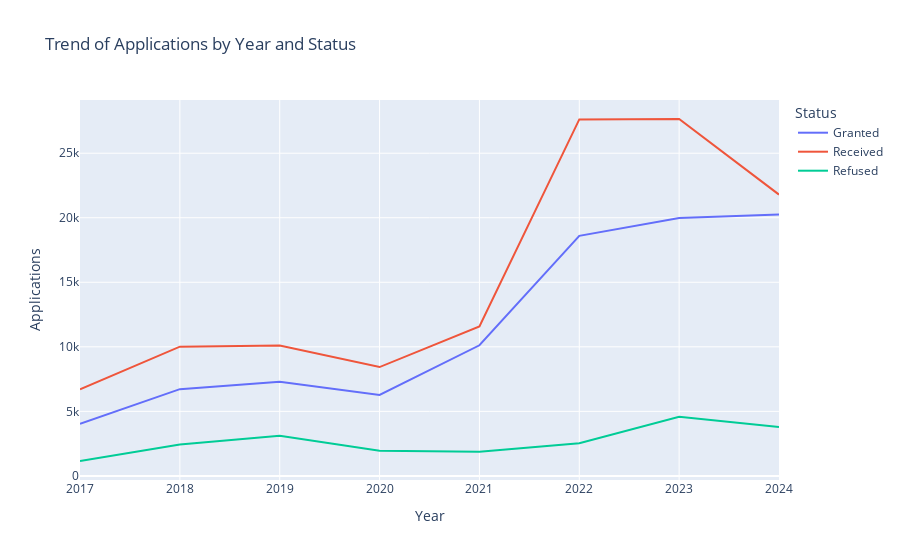
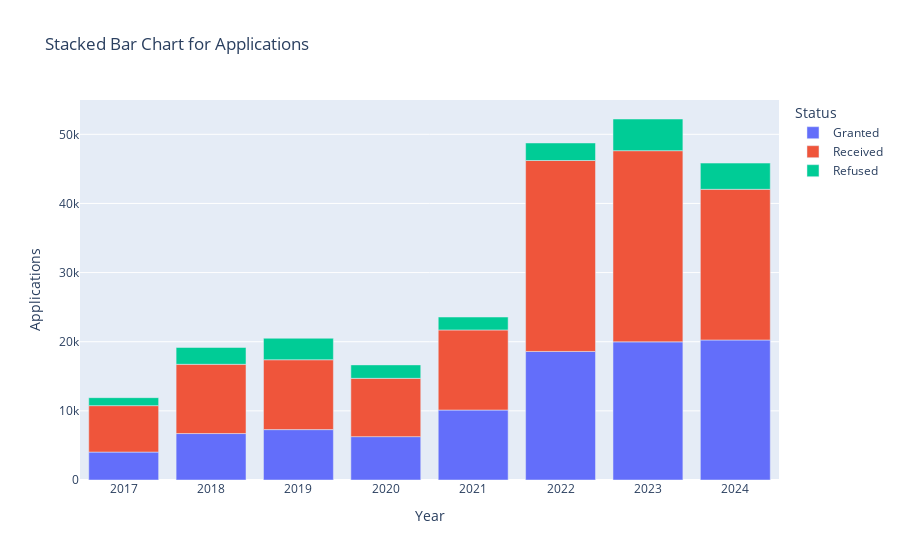
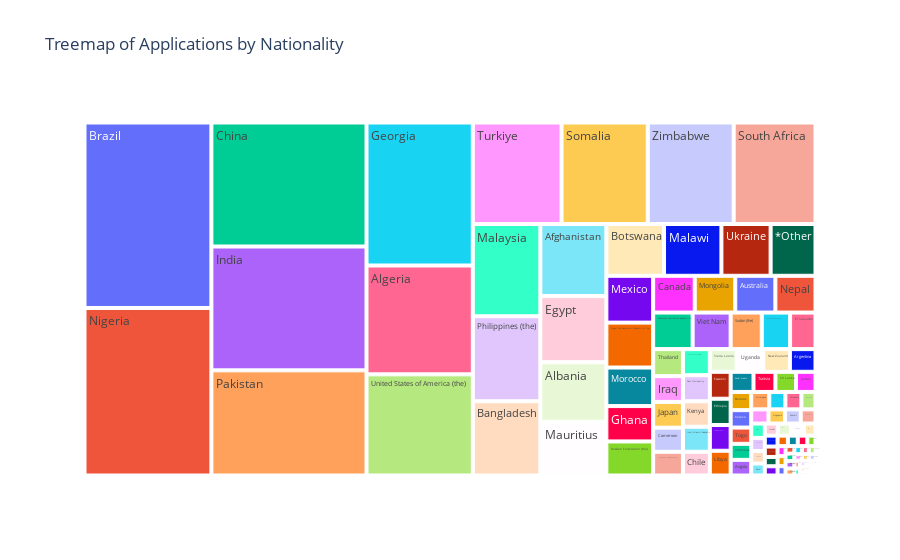
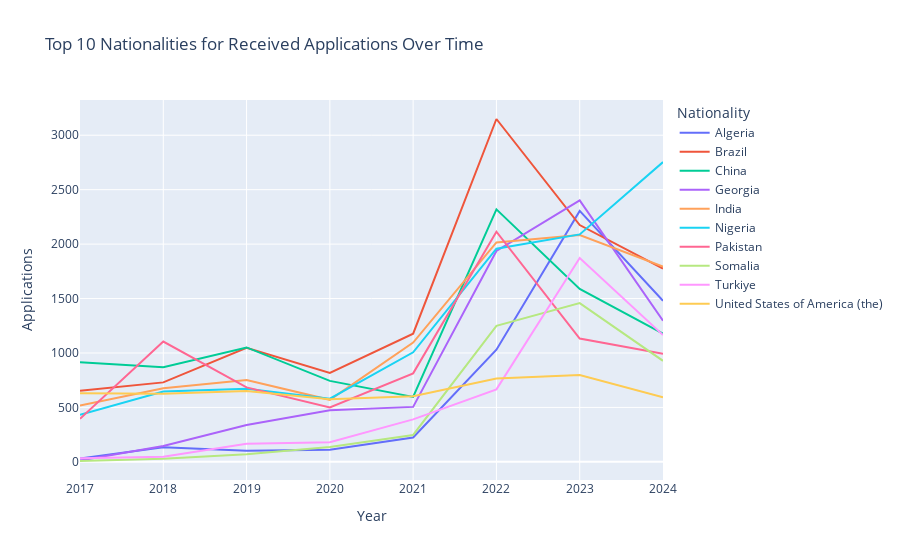

Notebook cell for these charts, in order:
### Code cell
### Project: Analysis of Domestic Residence and Permissions Data

# Developed by: Christiano Ferreira

# Introduction
from IPython.display import Image, display

# Display the image for context
img_url = "https://www.armaxgroup.com.ua/wp-content/uploads/2023/04/ireland-long-stay-visa.jpeg"
display(Image(url=img_url, width=600))

"""This analysis explores a dataset focused on Domestic Residence & Permissions applications and decisions in Ireland. The data spans the years 2017 to 2024, providing valuable insights into the trends and patterns of these applications across different nationalities.

The dataset likely includes details such as the number of applications received, their status (e.g., granted, refused), and potentially other relevant information categorized by nationality. It's important to note that this dataset represents a snapshot at a specific point in time and is subject to future revisions. Additionally, values between 1 and 3 are suppressed for statistical non-disclosure reasons, impacting the completeness of the data.

This analysis aims to:

- **Investigate trends:** Analyze the evolution of application volumes and decision outcomes across the years 2017-2024.
- **Examine nationality variations:** Identify patterns and disparities in application rates and outcomes across different nationalities.
- **Gain insights:** Uncover potential factors influencing application decisions and inform a deeper understanding of the domestic residence and permissions landscape in Ireland.

By exploring this dataset, we aim to contribute to a better understanding of the dynamics surrounding domestic residence and permissions applications in Ireland."""

# Summary of Libraries
"""The following libraries are used in this project:
- **Pandas**: For efficient data manipulation and analysis.
- **Plotly**: To create rich, interactive visualizations.
- **Pycountry Convert**: For converting country names to continents.
- **NumPy**: For numerical operations and data handling.
"""

# Importing Required Libraries
import pandas as pd
import plotly.express as px
import plotly.graph_objects as go
import pycountry_convert as pc
import numpy as np

# Reading the Data
file_path = r"C:\\Users\\Chris\\Desktop\\PFDA\\project\\Domestic Residence and Permissions.csv"
data = pd.read_csv(file_path, encoding='latin1')

# Data Cleaning and Transformation
# Handling missing data and replacing '*' with NaN
for col in data.columns[3:]:
    data[col] = data[col].replace('*', np.nan).astype(float)

status_filters = ["Received", "Refused", "Granted"]
filtered_data = data[data['Status'].isin(status_filters)]
year_columns = ['2017', '2018', '2019', '2020', '2021', '2022', '2023', '2024']

# Transforming data for analysis
melted_data = filtered_data.melt(
    id_vars=['Type', 'Status', 'Nationality'], 
    value_vars=year_columns, 
    var_name='Year', 
    value_name='Applications'
)
melted_data['Applications'] = pd.to_numeric(melted_data['Applications'], errors='coerce')

# Calculating approval and refusal rates
total_applications = melted_data.groupby(['Year', 'Nationality'])['Applications'].transform('sum')
melted_data['Approval Rate'] = np.where(melted_data['Status'] == 'Granted', melted_data['Applications'] / total_applications, np.nan)
melted_data['Refusal Rate'] = np.where(melted_data['Status'] == 'Refused', melted_data['Applications'] / total_applications, np.nan)

# Descriptive Statistics
print("\nDescriptive Statistics:")
print(melted_data.describe())

# Data Visualization with Explanations

# 1. Line Chart for Trends
"""This line chart helps visualize the overall trend of applications received, granted, and refused over the years, highlighting patterns and shifts in policy or external factors."""
summary = melted_data.groupby(['Year', 'Status']).agg({'Applications': 'sum'}).reset_index()
fig = px.line(summary, x='Year', y='Applications', color='Status', title='Trend of Applications by Year and Status')
fig.show()

# 2. Stacked Bar Chart for Granted, Refused, and Received Applications
"""The stacked bar chart provides a clear comparison of the three key statuses across all years, allowing for easy observation of proportional changes over time."""
granted_received_refused_summary = melted_data.groupby(['Year', 'Status']).agg({'Applications': 'sum'}).reset_index()
fig = px.bar(granted_received_refused_summary, x='Year', y='Applications', color='Status', title='Stacked Bar Chart for Applications')
fig.show()

# 3. Treemap of Applications by Nationality
"""This treemap illustrates the contribution of each nationality to the total applications, making it easier to identify the most represented groups in the dataset."""
treemap_data = melted_data.groupby('Nationality').agg({'Applications': 'sum'}).reset_index()
fig = px.treemap(treemap_data, path=['Nationality'], values='Applications', title='Treemap of Applications by Nationality')
fig.show()

# 4. Line Charts for Top 10 Nationalities by Status Over Time
"""These line charts track the top 10 nationalities for received, granted, and refused applications over time, helping identify patterns specific to different national groups."""
for status in status_filters:
    top_10_status = melted_data[melted_data['Status'] == status].groupby('Nationality')['Applications'].sum().sort_values(ascending=False).head(10).index
    top_10_data = melted_data[(melted_data['Nationality'].isin(top_10_status)) & (melted_data['Status'] == status)]
    fig = px.line(top_10_data, x='Year', y='Applications', color='Nationality', title=f'Top 10 Nationalities for {status} Applications Over Time')
    fig.show()

# 5. Interactive Geographic Map
"""The geographic map highlights where the majority of applications originate, providing a global perspective on the data distribution."""
fig = px.choropleth(melted_data, locations='Nationality', locationmode='country names', color='Applications', hover_name='Nationality', animation_frame='Year', title='Geographic Distribution of Applications Over Time')
fig.show()

# Conclusion
"""Key Insights:
- The volume of applications has fluctuated significantly over the years, reflecting both global migration trends and Ireland's evolving immigration policies.
- Certain nationalities consistently dominate both granted and refused applications, indicating patterns that could be explored further for policy evaluation.
- The correlation between application statuses suggests complex decision-making processes that could benefit from deeper statistical modeling.
- Visualizations, such as the geographic map and line charts, provide essential insights into how application patterns shift over time and by region.

### Future Considerations:
- Incorporating additional variables, such as visa types and socioeconomic indicators, could offer deeper insights into the factors influencing application outcomes.
- Further analysis could focus on year-over-year changes for specific regions to identify migration patterns more effectively.

# References
- Data.gov.ie. (2024). Domestic Residence & Permissions Applications and Decisions by Year and Nationality. Retrieved from: https://data.gov.ie/dataset/domestic-residence-permissions-applications-and-decisions-year-and-nationality
- McKinney, W. (2010). Data Structures for Statistical Computing in Python. Proceedings of the 9th Python in Science Conference, 51–56. Retrieved from: https://pandas.pydata.org/
- Plotly Technologies Inc. (n.d.). Interactive Graphing Library for Python. Retrieved from: https://plotly.com/
- NumPy Developers. (n.d.). NumPy: Fundamental package for scientific computing with Python. Retrieved from: https://numpy.org/
- Pycountry-Convert. (n.d.). Python Library for Country and Continent Conversion. Retrieved from: https://pypi.org/project/pycountry-convert/
- Image Source: Armax Group. (n.d.). Ireland Long Stay Visa Image. Retrieved from: https://www.armaxgroup.com.ua/
"""

### Figure 1 — Plotly figure (JSON) as saved in the notebook; plotly's stock layout.template omitted (floating-point values rounded to 4 significant figures)
{"data": [{"hovertemplate": "Status=Granted<br>Year=%{x}<br>Applications=%{y}<extra></extra>", "legendgroup": "Granted", "line": {"color": "#636efa", "dash": "solid"}, "marker": {"symbol": "circle"}, "mode": "lines", "name": "Granted", "orientation": "v", "showlegend": true, "type": "scatter", "x": ["2017", "2018", "2019", "2020", "2021", "2022", "2023", "2024"], "xaxis": "x", "y": [4040, 6718, 7288, 6272, 10119, 18594, 19982, 20250], "yaxis": "y"}, {"hovertemplate": "Status=Received<br>Year=%{x}<br>Applications=%{y}<extra></extra>", "legendgroup": "Received", "line": {"color": "#EF553B", "dash": "solid"}, "marker": {"symbol": "circle"}, "mode": "lines", "name": "Received", "orientation": "v", "showlegend": true, "type": "scatter", "x": ["2017", "2018", "2019", "2020", "2021", "2022", "2023", "2024"], "xaxis": "x", "y": [6715, 10015, 10103, 8432, 11583, 27618, 27650, 21793], "yaxis": "y"}, {"hovertemplate": "Status=Refused<br>Year=%{x}<br>Applications=%{y}<extra></extra>", "legendgroup": "Refused", "line": {"color": "#00cc96", "dash": "solid"}, "marker": {"symbol": "circle"}, "mode": "lines", "name": "Refused", "orientation": "v", "showlegend": true, "type": "scatter", "x": ["2017", "2018", "2019", "2020", "2021", "2022", "2023", "2024"], "xaxis": "x", "y": [1154, 2436, 3112, 1947, 1869, 2533, 4582, 3795], "yaxis": "y"}], "layout": {"legend": {"title": {"text": "Status"}, "tracegroupgap": 0}, "title": {"text": "Trend of Applications by Year and Status"}, "xaxis": {"anchor": "y", "domain": [0, 1], "title": {"text": "Year"}}, "yaxis": {"anchor": "x", "domain": [0, 1], "title": {"text": "Applications"}}}}

### Figure 2 — Plotly figure (JSON) as saved in the notebook; plotly's stock layout.template omitted (floating-point values rounded to 4 significant figures)
{"data": [{"alignmentgroup": "True", "hovertemplate": "Status=Granted<br>Year=%{x}<br>Applications=%{y}<extra></extra>", "legendgroup": "Granted", "marker": {"color": "#636efa", "pattern": {"shape": ""}}, "name": "Granted", "offsetgroup": "Granted", "orientation": "v", "showlegend": true, "textposition": "auto", "type": "bar", "x": ["2017", "2018", "2019", "2020", "2021", "2022", "2023", "2024"], "xaxis": "x", "y": [4040, 6718, 7288, 6272, 10119, 18594, 19982, 20250], "yaxis": "y"}, {"alignmentgroup": "True", "hovertemplate": "Status=Received<br>Year=%{x}<br>Applications=%{y}<extra></extra>", "legendgroup": "Received", "marker": {"color": "#EF553B", "pattern": {"shape": ""}}, "name": "Received", "offsetgroup": "Received", "orientation": "v", "showlegend": true, "textposition": "auto", "type": "bar", "x": ["2017", "2018", "2019", "2020", "2021", "2022", "2023", "2024"], "xaxis": "x", "y": [6715, 10015, 10103, 8432, 11583, 27618, 27650, 21793], "yaxis": "y"}, {"alignmentgroup": "True", "hovertemplate": "Status=Refused<br>Year=%{x}<br>Applications=%{y}<extra></extra>", "legendgroup": "Refused", "marker": {"color": "#00cc96", "pattern": {"shape": ""}}, "name": "Refused", "offsetgroup": "Refused", "orientation": "v", "showlegend": true, "textposition": "auto", "type": "bar", "x": ["2017", "2018", "2019", "2020", "2021", "2022", "2023", "2024"], "xaxis": "x", "y": [1154, 2436, 3112, 1947, 1869, 2533, 4582, 3795], "yaxis": "y"}], "layout": {"barmode": "relative", "legend": {"title": {"text": "Status"}, "tracegroupgap": 0}, "title": {"text": "Stacked Bar Chart for Applications"}, "xaxis": {"anchor": "y", "domain": [0, 1], "title": {"text": "Year"}}, "yaxis": {"anchor": "x", "domain": [0, 1], "title": {"text": "Applications"}}}}

### Figure 3 — Plotly figure (JSON) as saved in the notebook; plotly's stock layout.template omitted (floating-point values rounded to 4 significant figures; data arrays with more than 128 entries replaced by an {"elided": "..."} marker saying what was removed)
{"data": [{"branchvalues": "total", "domain": {"x": [0, 1], "y": [0, 1]}, "hovertemplate": "labels=%{label}<br>Applications=%{value}<br>parent=%{parent}<br>id=%{id}<extra></extra>", "ids": {"elided": "220 str values"}, "labels": {"elided": "220 str values"}, "name": "", "parents": {"elided": "220 str values"}, "type": "treemap", "values": {"elided": "220 int values"}}], "layout": {"legend": {"tracegroupgap": 0}, "title": {"text": "Treemap of Applications by Nationality"}}}

### Figure 4 — Plotly figure (JSON) as saved in the notebook; plotly's stock layout.template omitted (floating-point values rounded to 4 significant figures)
{"data": [{"hovertemplate": "Nationality=Algeria<br>Year=%{x}<br>Applications=%{y}<extra></extra>", "legendgroup": "Algeria", "line": {"color": "#636efa", "dash": "solid"}, "marker": {"symbol": "circle"}, "mode": "lines", "name": "Algeria", "orientation": "v", "showlegend": true, "type": "scatter", "x": ["2017", "2018", "2019", "2020", "2021", "2022", "2023", "2024"], "xaxis": "x", "y": [31, 134, 102, 112, 224, 1030, 2305, 1480], "yaxis": "y"}, {"hovertemplate": "Nationality=Brazil<br>Year=%{x}<br>Applications=%{y}<extra></extra>", "legendgroup": "Brazil", "line": {"color": "#EF553B", "dash": "solid"}, "marker": {"symbol": "circle"}, "mode": "lines", "name": "Brazil", "orientation": "v", "showlegend": true, "type": "scatter", "x": ["2017", "2018", "2019", "2020", "2021", "2022", "2023", "2024"], "xaxis": "x", "y": [653, 730, 1048, 816, 1177, 3149, 2175, 1775], "yaxis": "y"}, {"hovertemplate": "Nationality=China<br>Year=%{x}<br>Applications=%{y}<extra></extra>", "legendgroup": "China", "line": {"color": "#00cc96", "dash": "solid"}, "marker": {"symbol": "circle"}, "mode": "lines", "name": "China", "orientation": "v", "showlegend": true, "type": "scatter", "x": ["2017", "2018", "2019", "2020", "2021", "2022", "2023", "2024"], "xaxis": "x", "y": [915, 870, 1051, 744, 597, 2319, 1588, 1178], "yaxis": "y"}, {"hovertemplate": "Nationality=Georgia<br>Year=%{x}<br>Applications=%{y}<extra></extra>", "legendgroup": "Georgia", "line": {"color": "#ab63fa", "dash": "solid"}, "marker": {"symbol": "circle"}, "mode": "lines", "name": "Georgia", "orientation": "v", "showlegend": true, "type": "scatter", "x": ["2017", "2018", "2019", "2020", "2021", "2022", "2023", "2024"], "xaxis": "x", "y": [12, 146, 338, 475, 505, 1937, 2401, 1296], "yaxis": "y"}, {"hovertemplate": "Nationality=India<br>Year=%{x}<br>Applications=%{y}<extra></extra>", "legendgroup": "India", "line": {"color": "#FFA15A", "dash": "solid"}, "marker": {"symbol": "circle"}, "mode": "lines", "name": "India", "orientation": "v", "showlegend": true, "type": "scatter", "x": ["2017", "2018", "2019", "2020", "2021", "2022", "2023", "2024"], "xaxis": "x", "y": [518, 677, 751, 570, 1096, 2015, 2084, 1793], "yaxis": "y"}, {"hovertemplate": "Nationality=Nigeria<br>Year=%{x}<br>Applications=%{y}<extra></extra>", "legendgroup": "Nigeria", "line": {"color": "#19d3f3", "dash": "solid"}, "marker": {"symbol": "circle"}, "mode": "lines", "name": "Nigeria", "orientation": "v", "showlegend": true, "type": "scatter", "x": ["2017", "2018", "2019", "2020", "2021", "2022", "2023", "2024"], "xaxis": "x", "y": [432, 647, 672, 580, 1006, 1958, 2089, 2753], "yaxis": "y"}, {"hovertemplate": "Nationality=Pakistan<br>Year=%{x}<br>Applications=%{y}<extra></extra>", "legendgroup": "Pakistan", "line": {"color": "#FF6692", "dash": "solid"}, "marker": {"symbol": "circle"}, "mode": "lines", "name": "Pakistan", "orientation": "v", "showlegend": true, "type": "scatter", "x": ["2017", "2018", "2019", "2020", "2021", "2022", "2023", "2024"], "xaxis": "x", "y": [395, 1105, 684, 500, 813, 2114, 1133, 993], "yaxis": "y"}, {"hovertemplate": "Nationality=Somalia<br>Year=%{x}<br>Applications=%{y}<extra></extra>", "legendgroup": "Somalia", "line": {"color": "#B6E880", "dash": "solid"}, "marker": {"symbol": "circle"}, "mode": "lines", "name": "Somalia", "orientation": "v", "showlegend": true, "type": "scatter", "x": ["2017", "2018", "2019", "2020", "2021", "2022", "2023", "2024"], "xaxis": "x", "y": [8, 28, 71, 137, 247, 1249, 1458, 928], "yaxis": "y"}, {"hovertemplate": "Nationality=Turkiye<br>Year=%{x}<br>Applications=%{y}<extra></extra>", "legendgroup": "Turkiye", "line": {"color": "#FF97FF", "dash": "solid"}, "marker": {"symbol": "circle"}, "mode": "lines", "name": "Turkiye", "orientation": "v", "showlegend": true, "type": "scatter", "x": ["2017", "2018", "2019", "2020", "2021", "2022", "2023", "2024"], "xaxis": "x", "y": [34, 48, 166, 181, 390, 666, 1873, 1165], "yaxis": "y"}, {"hovertemplate": "Nationality=United States of America (the)<br>Year=%{x}<br>Applications=%{y}<extra></extra>", "legendgroup": "United States of America (the)", "line": {"color": "#FECB52", "dash": "solid"}, "marker": {"symbol": "circle"}, "mode": "lines", "name": "United States of America (the)", "orientation": "v", "showlegend": true, "type": "scatter", "x": ["2017", "2018", "2019", "2020", "2021", "2022", "2023", "2024"], "xaxis": "x", "y": [630, 625, 650, 574, 602, 766, 798, 594], "yaxis": "y"}], "layout": {"legend": {"title": {"text": "Nationality"}, "tracegroupgap": 0}, "title": {"text": "Top 10 Nationalities for Received Applications Over Time"}, "xaxis": {"anchor": "y", "domain": [0, 1], "title": {"text": "Year"}}, "yaxis": {"anchor": "x", "domain": [0, 1], "title": {"text": "Applications"}}}}
